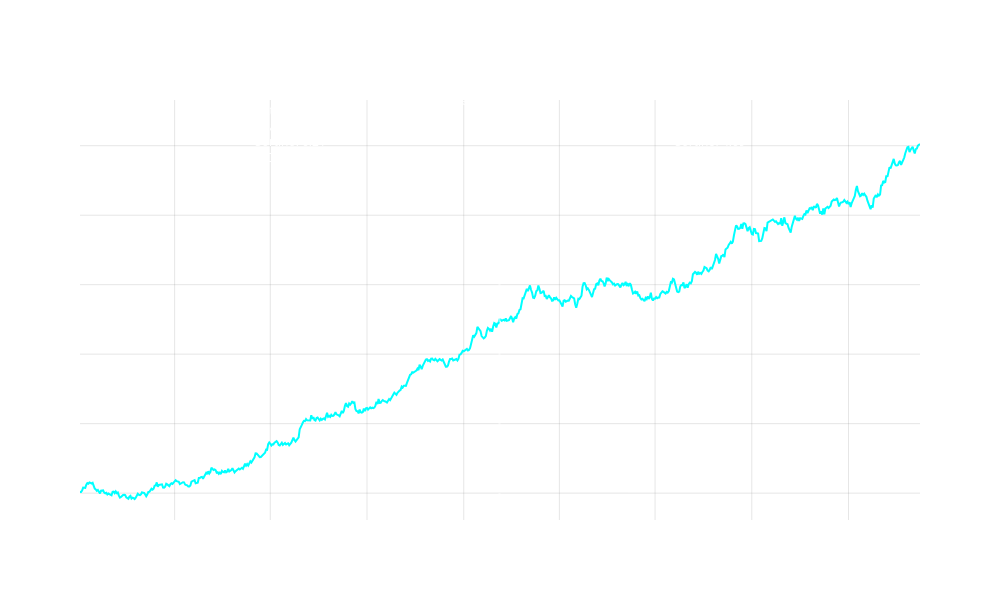

Notebook cell for this chart:
### Markdown cell above
#### 1.)  *Useless* Investing & Trading Performance Measures

####  Evaluating Investing and Trading Strategies


When evaluating investing or trading strategies we often proxy performance based on historic data, ratios, and other performance metrics

There are what I call *useless* performance measures and *less useless* performance measures, even still all are proxied using historic data.

But I thought past data wasn't indicative of future performance?  What is the missing piece of this puzzle?

### Code cell
import numpy as np
import plotly.graph_objects as go
from plotly.subplots import make_subplots
from datetime import datetime, timedelta

# Generate sample data for backtest and live trading comparison
np.random.seed(42)
n_backtest = 400
n_live = 400

# Generate dates for both periods
backtest_dates = [datetime(2023,1,1) + timedelta(days=int(x)) for x in range(n_backtest)]
live_dates = [backtest_dates[-1] + timedelta(days=int(x+1)) for x in range(n_live)]
all_dates = backtest_dates + live_dates

# Generate alpha-like strategy returns with steady growth and low volatility
def generate_strategy_returns(n_points, mean=0.0008, std=0.005):
    # Add slight positive drift to create steady upward trend
    drift = np.linspace(0, 0.0002, n_points)
    returns = np.random.normal(mean, std, n_points) + drift
    equity = 100000 * np.exp(np.cumsum(returns))
    return equity, returns

# Generate backtest and live data with very similar characteristics
backtest_equity, backtest_returns = generate_strategy_returns(n_backtest)
live_equity, live_returns = generate_strategy_returns(n_live)

# Ensure smooth transition between backtest and live
live_equity = live_equity * (backtest_equity[-1] / live_equity[0])

# Combine equity curves
full_equity = np.concatenate([backtest_equity, live_equity])

# Calculate performance metrics for both periods
def calculate_metrics(returns):
    sharpe = np.sqrt(252) * np.mean(returns) / np.std(returns)
    sortino = np.sqrt(252) * np.mean(returns) / np.std(returns[returns < 0])
    cummax = np.maximum.accumulate(returns.cumsum())
    drawdown = cummax - returns.cumsum()
    mdd = np.max(drawdown)
    return sharpe, sortino, mdd

backtest_metrics = calculate_metrics(backtest_returns)
live_metrics = calculate_metrics(live_returns)

# Create the plot
fig = go.Figure()

# Add equity curve
fig.add_trace(
    go.Scatter(
        x=all_dates,
        y=full_equity,
        mode='lines',
        line=dict(color='rgba(0, 255, 255, 1)', width=2),
        name='Strategy Performance'
    )
)

# Add vertical line separating backtest and live
fig.add_shape(
    type="line",
    x0=backtest_dates[-1],
    x1=backtest_dates[-1], 
    y0=0,
    y1=1,
    yref="paper",
    line=dict(color='rgba(255, 255, 255, 0.5)', width=2, dash='dash')
)

fig.add_annotation(
    x=backtest_dates[-1],
    y=1,
    yref="paper",
    text="Live Trading Begins",
    showarrow=False,
    yshift=10,
    font=dict(color='white')
)

# Add annotations for metrics
fig.add_annotation(
    x=backtest_dates[len(backtest_dates)//2],
    y=max(full_equity),
    text=f"Backtest Metrics:<br>Sharpe: {backtest_metrics[0]:.2f}<br>Sortino: {backtest_metrics[1]:.2f}<br>MDD: {backtest_metrics[2]:.2%}",
    showarrow=False,
    yshift=10,
    font=dict(color='white')
)

fig.add_annotation(
    x=live_dates[len(live_dates)//2],
    y=max(full_equity),
    text=f"Live Metrics:<br>Sharpe: {live_metrics[0]:.2f}<br>Sortino: {live_metrics[1]:.2f}<br>MDD: {live_metrics[2]:.2%}",
    showarrow=False,
    yshift=10,
    font=dict(color='white')
)

# Update layout
fig.update_layout(
    title="Strategy Performance: Backtest vs Live Trading",
    height=600,
    width=1000,
    plot_bgcolor='rgba(0,0,0,0)',
    paper_bgcolor='rgba(0,0,0,0)',
    font=dict(color='white'),
    showlegend=False,
    xaxis_title="Date",
    yaxis_title="Portfolio Value ($)"
)

# Update axes
fig.update_xaxes(
    showgrid=True,
    gridwidth=1,
    gridcolor='rgba(128,128,128,0.2)',
    zeroline=True,
    zerolinewidth=1,
    zerolinecolor='rgba(128,128,128,0.5)'
)

fig.update_yaxes(
    showgrid=True,
    gridwidth=1,
    gridcolor='rgba(128,128,128,0.2)',
    zeroline=True,
    zerolinewidth=1,
    zerolinecolor='rgba(128,128,128,0.5)'
)

fig.show()

### Figure 1 — Plotly figure (JSON) as saved in the notebook; plotly's stock layout.template omitted (floating-point values rounded to 4 significant figures; data arrays with more than 128 entries replaced by an {"elided": "..."} marker saying what was removed)
{"data": [{"line": {"color": "rgba(0, 255, 255, 1)", "width": 2}, "mode": "lines", "name": "Strategy Performance", "type": "scatter", "x": {"elided": "800 str values"}, "y": {"elided": "800 float values"}}], "layout": {"annotations": [{"font": {"color": "white"}, "showarrow": false, "text": "Live Trading Begins", "x": "2024-02-04T00:00:00", "y": 1, "yref": "paper", "yshift": 10}, {"font": {"color": "white"}, "showarrow": false, "text": "Backtest Metrics:<br>Sharpe: 3.35<br>Sortino: 6.21<br>MDD: 4.74%", "x": "2023-07-20T00:00:00", "y": 200500.0, "yshift": 10}, {"font": {"color": "white"}, "showarrow": false, "text": "Live Metrics:<br>Sharpe: 2.24<br>Sortino: 4.09<br>MDD: 4.28%", "x": "2024-08-23T00:00:00", "y": 200500.0, "yshift": 10}], "font": {"color": "white"}, "height": 600, "paper_bgcolor": "rgba(0,0,0,0)", "plot_bgcolor": "rgba(0,0,0,0)", "shapes": [{"line": {"color": "rgba(255, 255, 255, 0.5)", "dash": "dash", "width": 2}, "type": "line", "x0": "2024-02-04T00:00:00", "x1": "2024-02-04T00:00:00", "y0": 0, "y1": 1, "yref": "paper"}], "showlegend": false, "title": {"text": "Strategy Performance: Backtest vs Live Trading"}, "width": 1000, "xaxis": {"gridcolor": "rgba(128,128,128,0.2)", "gridwidth": 1, "showgrid": true, "title": {"text": "Date"}, "zeroline": true, "zerolinecolor": "rgba(128,128,128,0.5)", "zerolinewidth": 1}, "yaxis": {"gridcolor": "rgba(128,128,128,0.2)", "gridwidth": 1, "showgrid": true, "title": {"text": "Portfolio Value ($)"}, "zeroline": true, "zerolinecolor": "rgba(128,128,128,0.5)", "zerolinewidth": 1}}}
